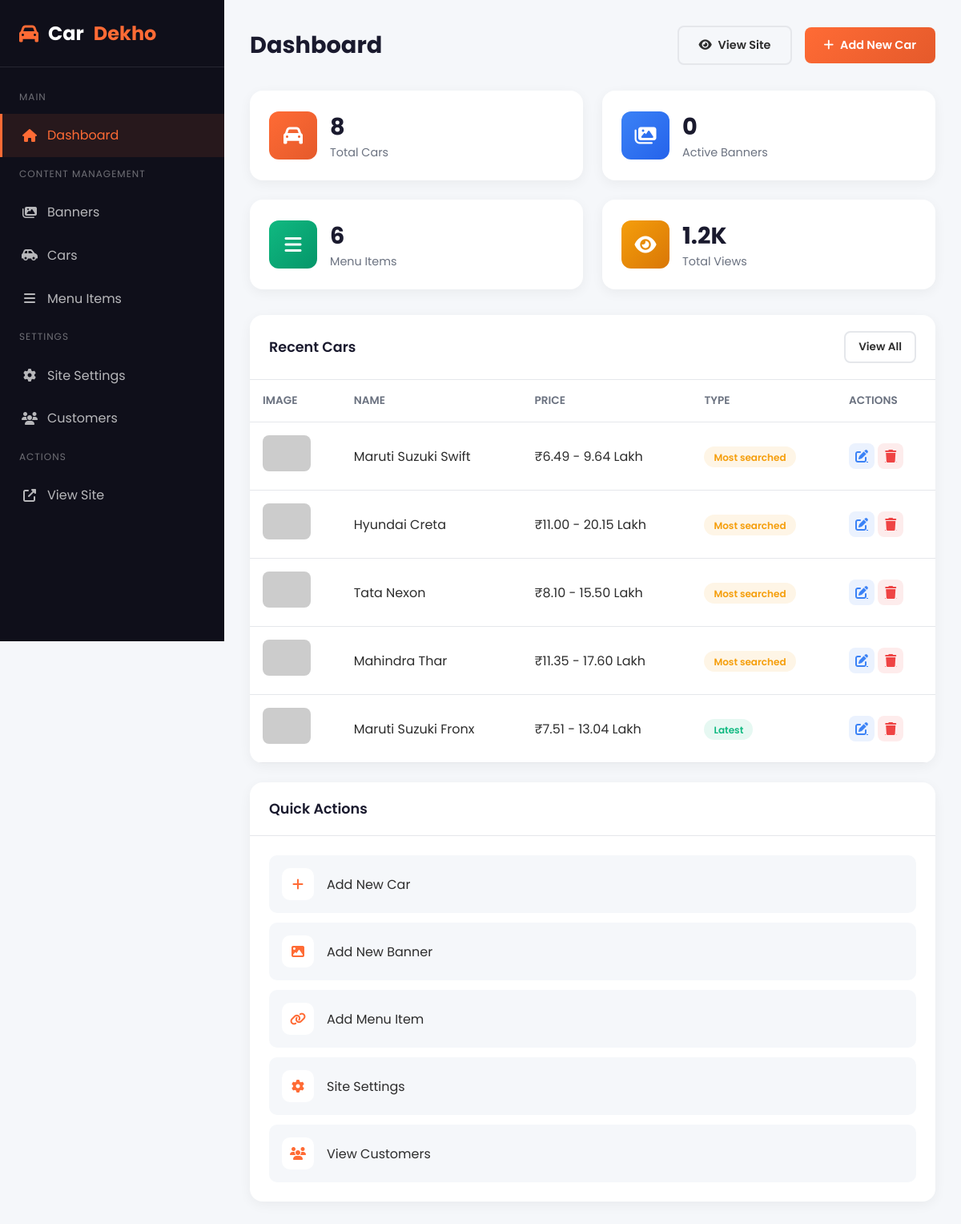
The app's page /mnt/user-data/outputs/cardekho/admin/index.php with its own data.
### tables this page shows
CREATE TABLE IF NOT EXISTS cars (
    id INT AUTO_INCREMENT PRIMARY KEY,
    name VARCHAR(150) NOT NULL,
    price VARCHAR(50) NOT NULL,
    image VARCHAR(255) NOT NULL,
    car_type ENUM('most_searched', 'latest') NOT NULL DEFAULT 'latest',
    sort_order INT DEFAULT 0,
    is_active TINYINT(1) DEFAULT 1,
    created_at TIMESTAMP DEFAULT CURRENT_TIMESTAMP,
    updated_at TIMESTAMP DEFAULT CURRENT_TIMESTAMP ON UPDATE CURRENT_TIMESTAMP
);

### helpers.php (called while the page is built, shortened)
<?php
function getMenuItems() {
    $db = getDB();
    $stmt = $db->query("SELECT * FROM menu_items WHERE is_active = 1 ORDER BY sort_order ASC");
    return $stmt->fetchAll();
}
function getBanners() {
    $db = getDB();
    $stmt = $db->query("SELECT * FROM banners WHERE is_active = 1 ORDER BY sort_order ASC");
    return $stmt->fetchAll();
}
function getAllCars() {
    $db = getDB();
    $stmt = $db->query("SELECT * FROM cars ORDER BY car_type, sort_order ASC");
    return $stmt->fetchAll();
}
?>

### mnt/user-data/outputs/cardekho/admin/index.php (the view, shortened to what this page needs)
<?php
require_once '../config/helpers.php';
$totalCars = count(getAllCars());
$totalBanners = count(getBanners());
$totalMenuItems = count(getMenuItems());
$db = getDB();
$recentCars = $db->query("SELECT * FROM cars ORDER BY created_at DESC LIMIT 5")->fetchAll();
?>
<!DOCTYPE html>
<html lang="en">
<head>
    <link rel="stylesheet" href="https://cdnjs.cloudflare.com/ajax/libs/font-awesome/6.4.0/css/all.min.css">
</head>
<body>
    <aside class="sidebar">
        <div class="sidebar-header">
            <div class="sidebar-logo">
                <i class="fas fa-car"></i>
                Car<span>Dekho</span>
            </div>
        </div>
        <nav class="sidebar-menu">
            <div class="menu-label">Main</div>
            <a href="index.php" class="menu-item active">
                <i class="fas fa-home"></i> Dashboard
            </a>
            <div class="menu-label">Content Management</div>
            <a href="banners.php" class="menu-item">
                <i class="fas fa-images"></i> Banners
            </a>
            <a href="cars.php" class="menu-item">
                <i class="fas fa-car-side"></i> Cars
            </a>
            <a href="menu.php" class="menu-item">
                <i class="fas fa-bars"></i> Menu Items
            </a>
            <div class="menu-label">Settings</div>
            <a href="settings.php" class="menu-item">
                <i class="fas fa-cog"></i> Site Settings
            </a>
            <a href="customers.php" class="menu-item">
                <i class="fas fa-users"></i> Customers
            </a>
            <div class="menu-label">Actions</div>
            <a href="../index.php" class="menu-item" target="_blank">
                <i class="fas fa-external-link-alt"></i> View Site
            </a>
        </nav>
    </aside>
    <main class="main-content">
        <div class="topbar">
            <h1 class="page-title">Dashboard</h1>
            <div class="topbar-actions">
                <a href="../index.php" target="_blank" class="btn btn-outline">
                    <i class="fas fa-eye"></i> View Site
                </a>
                <a href="cars.php?action=add" class="btn btn-primary">
                    <i class="fas fa-plus"></i> Add New Car
                </a>
            </div>
        </div>
        <div class="stats-grid">
            <div class="stat-card">
                <div class="stat-icon cars">
                    <i class="fas fa-car"></i>
                </div>
                <div class="stat-info">
                    <h3><?= $totalCars ?></h3>
                    <p>Total Cars</p>
                </div>
            </div>
            <div class="stat-card">
                <div class="stat-icon banners">
                    <i class="fas fa-images"></i>
                </div>
                <div class="stat-info">
                    <h3><?= $totalBanners ?></h3>
                    <p>Active Banners</p>
                </div>
            </div>
            <div class="stat-card">
                <div class="stat-icon menu">
                    <i class="fas fa-bars"></i>
                </div>
                <div class="stat-info">
                    <h3><?= $totalMenuItems ?></h3>
                    <p>Menu Items</p>
                </div>
            </div>
            <div class="stat-card">
                <div class="stat-icon views">
                    <i class="fas fa-eye"></i>
                </div>
                <div class="stat-info">
                    <h3>1.2K</h3>
                    <p>Total Views</p>
                </div>
            </div>
        </div>
        <div class="content-grid">
            <div class="card">
                <div class="card-header">
                    <h3 class="card-title">Recent Cars</h3>
                    <a href="cars.php" class="btn btn-outline" style="padding: 0.5rem 1rem; font-size: 0.85rem;">View All</a>
                </div>
                <div class="card-body" style="padding: 0;">
                    <table class="table">
                        <thead>
                            <tr>
                                <th>Image</th>
                                <th>Name</th>
                                <th>Price</th>
                                <th>Type</th>
                                <th>Actions</th>
                            </tr>
                        </thead>
                        <tbody>
                            <?php foreach ($recentCars as $car): ?>
                            <tr>
                                <td><img src="../<?= $car['image'] ?>" alt="<?= $car['name'] ?>" onerror="this.src='https://via.placeholder.com/60x45?text=Car'"></td>
                                <td><?= $car['name'] ?></td>
                                <td><?= $car['price'] ?></td>
                                <td>
                                    <span class="badge <?= $car['car_type'] == 'latest' ? 'badge-success' : 'badge-warning' ?>">
                                        <?= ucfirst(str_replace('_', ' ', $car['car_type'])) ?>
                                    </span>
                                </td>
                                <td>
                                    <a href="cars.php?action=edit&id=<?= $car['id'] ?>" class="action-btn edit"><i class="fas fa-edit"></i></a>
                                    <a href="cars.php?action=delete&id=<?= $car['id'] ?>" class="action-btn delete" onclick="return confirm('Are you sure?')"><i class="fas fa-trash"></i></a>
                                </td>
                            </tr>
                            <?php endforeach; ?>
                        </tbody>
                    </table>
                </div>
            </div>
            <div class="card">
                <div class="card-header">
                    <h3 class="card-title">Quick Actions</h3>
                </div>
                <div class="card-body">
                    <div class="quick-links">
                        <a href="cars.php?action=add" class="quick-link">
                            <i class="fas fa-plus"></i>
                            <span>Add New Car</span>
                        </a>
                        <a href="banners.php?action=add" class="quick-link">
                            <i class="fas fa-image"></i>
                            <span>Add New Banner</span>
                        </a>
                        <a href="menu.php?action=add" class="quick-link">
                            <i class="fas fa-link"></i>
                            <span>Add Menu Item</span>
                        </a>
                        <a href="settings.php" class="quick-link">
                            <i class="fas fa-cog"></i>
                            <span>Site Settings</span>
                        </a>
                        <a href="customers.php" class="quick-link">
                            <i class="fas fa-users"></i>
                            <span>View Customers</span>
                        </a>
                    </div>
                </div>
            </div>
        </div>
    </main>
</body>
</html>

### records on screen
cars: name "Maruti Suzuki Swift", price "₹6.49 - 9.64 Lakh", car_type "Most searched"
cars: name "Hyundai Creta", price "₹11.00 - 20.15 Lakh", car_type "Most searched"
cars: name "Tata Nexon", price "₹8.10 - 15.50 Lakh", car_type "Most searched"
cars: name "Mahindra Thar", price "₹11.35 - 17.60 Lakh", car_type "Most searched"
cars: name "Maruti Suzuki Fronx", price "₹7.51 - 13.04 Lakh", car_type "Latest"

### other values on screen
$totalCars "8"
$totalBanners "0"
$totalMenuItems "6"
